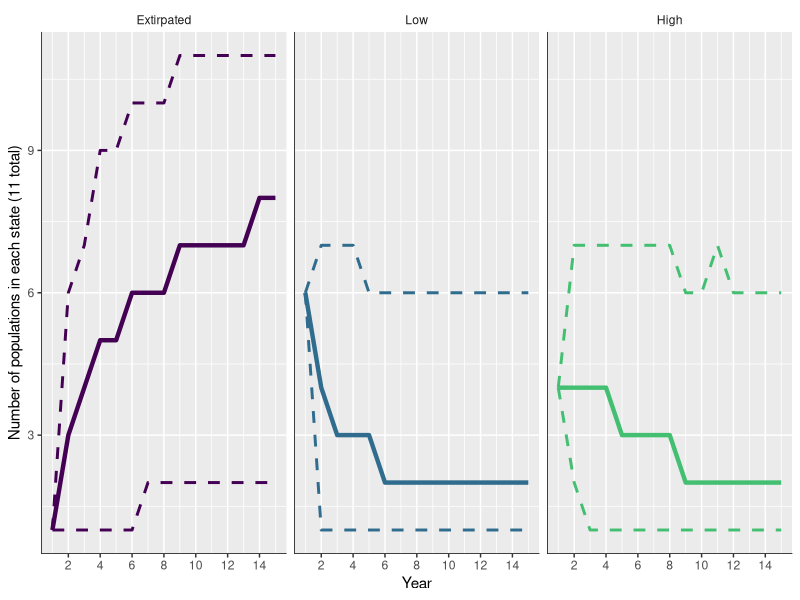
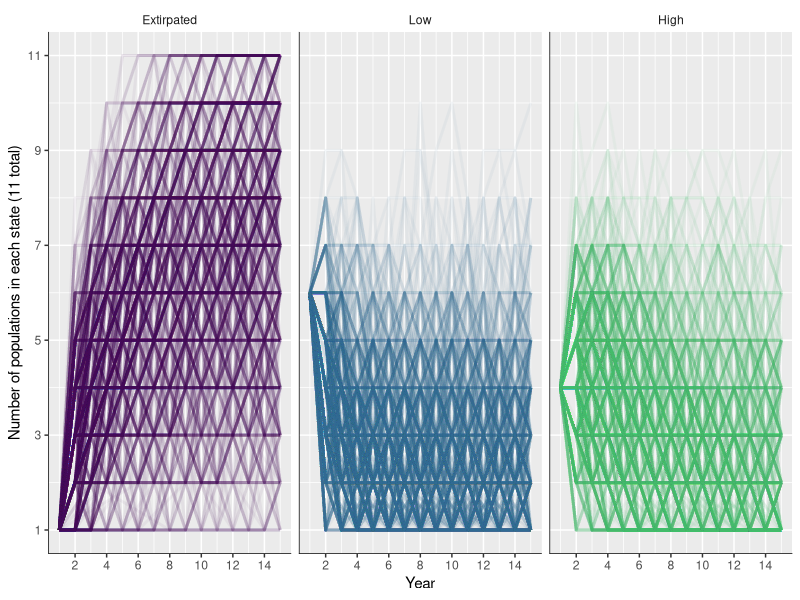
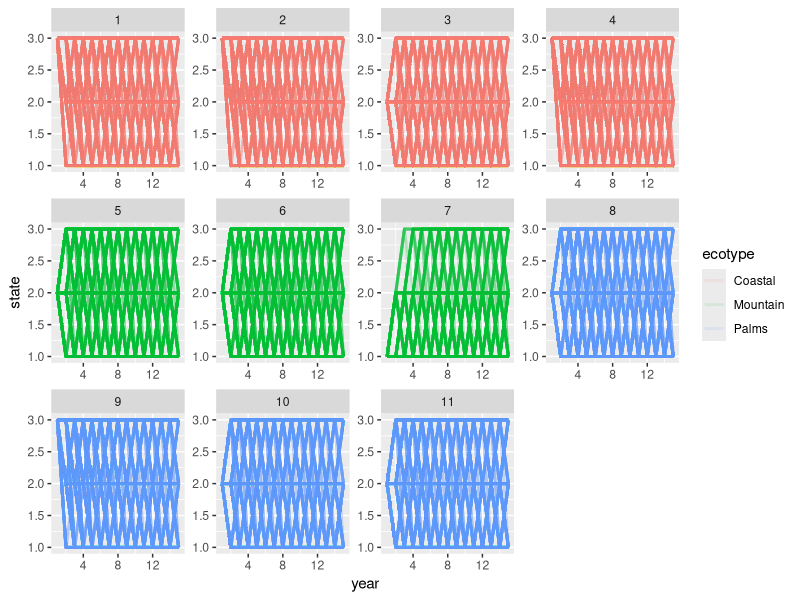

Recreate these plots in R, in order. (Note: this script raises an error after producing the figures.)
# island mouse multistate projection
library(tidyverse)
library(cowplot)
library(statmod)

# functions ----

beta_shape_parms = function(mean, sd){
  avg = mean
  var = sd*sd
  
  a = ifelse(var < avg*(1-avg), avg*(((avg*(1-avg))/var)-1), 100*avg)
  b = ifelse(var < avg*(1-avg), (1-avg)*(((avg*(1-avg))/var)-1), 100*(1-avg))
  
  return(list(a = a, b = b))
}

get_beta_vals = function(n, mean, sd){
  x = beta_shape_parms(mean, sd)
  rbeta(n, x$a, x$b)
}

# inputs ----

reps = 1000
nyrs = 15

env = T

# t[2,3], t[1,3], t[1,2] +
b_noise = 1.5

# t[3,3], t[3,2]  -
b_temp = -1.8

# input future noise and temp
noise = 0
temp = 0

# setup simulation
pops = 11
ecotype = c(rep("Coastal", 4), rep("Mountain", 3), rep("Palms", 4))

all.means = matrix(c(0.9, 0.3, 0.05,
                   0.1, 0.5, 0.2,
                   0, 0.2, 0.75), nrow = 3, ncol = 3, byrow = T)
all.sd = matrix(c(0.05, 0.1, 0.02,
              0.08, 0.05, 0.04,
              0, 0.09, 0.05), nrow = 3, ncol = 3, byrow = T)

# initial states
state = array(NA, dim = c(reps, pops, nyrs))
for(i in 1:reps){
  state[i,,1] = c(3, 3, 2, 3, 2, 2, 1, 2, 3, 2, 2)
}

# replicate-level means and sd
t.m = array(NA, dim = c(reps, 3, 3))
t.sd = array(NA, dim = c(reps, 3, 3))

for(i in 1:3){
  for(t in 1:3){
    t.m[1:reps, i, t] = get_beta_vals(n = reps, 
                                    mean = all.means[i,t], 
                                    sd = all.sd[i,t])
    t.sd[1:reps, i, t] = rinvgauss(n = reps, mean = all.sd[i,t])
  }
}

# draw values for each year
tp = array(NA, dim = c(reps, nyrs, 3, 3))
for(r in 1:reps){
  for(i in 1:3){
    for(t in 1:3){
      
      tp[r,,i,t] = ifelse(env, get_beta_vals(n = nyrs,
                                      mean = t.m[r,i,t],
                                      sd = t.sd[r,i,t]),
                          t.m[r,i,t])
      
      # effect of noise
      if(i == 1 && t == 2 | i == 1 && t == 3 | i == 2 && t == 3){
        tp[r,,i,t] = plogis(qlogis(tp[r,,i,t]) + b_noise*noise)
      }
      
      # effect of temp range
      if(i == 3 && t == 2 | i == 3 && t == 3){
        tp[r,,i,t] = plogis(qlogis(tp[r,,i,t]) + b_temp*temp)
      }
      
    }
  }
}

# remove NaNs
tp[is.na(tp)] = 0

# make sure colSums == 1
for(r in 1:reps){
  for(t in 1:nyrs){
    for(i in 1:3){
      tp[r,t,,i] = tp[r,t,,i]/sum(tp[r,t,,i])
    }
  }
}

# projection ----

for(r in 1:reps){
  for(i in 1:pops){
    for(t in 2:nyrs){
      state[r,i,t] = which(rmultinom(1, 1, tp[r,t,,state[r,i,t-1]]) == 1)
    }
  }
}

# make dataframe for plotting ----
res = expand.grid(rep = c(1:reps),
                  pop = c(1:pops),
                  year = c(1:nyrs))

res <- res %>% 
  mutate(ecotype = ecotype[pop],
         state = c(state))

# plot number in each state over time

res %>% 
  group_by(rep, year) %>% 
  count(state) %>% 
  ungroup() %>% 
  group_by(year, state) %>% 
  summarize(mprop = median(n),
            lcl = quantile(n, probs = 0.025),
            ucl = quantile(n, probs = 0.975)) %>% 
  ungroup() %>% 
  complete(year, state, fill = list(mprop = 0)) %>% 
  mutate(state = factor(c("Extirpated", "Low", "High")[state],
                        levels = c("Extirpated", "Low", "High"))) %>% 
  ggplot(aes(x = year, col = state, fill = state)) +
  #geom_linerange(aes(ymin = lcl, ymax = ucl), alpha= 0.9) +
  geom_line(aes(y = lcl), lty = 2, lwd = 1) +
  geom_line(aes(y = ucl), lty = 2, lwd = 1) +
  geom_line(aes(y = mprop), lwd = 1.5) +
  facet_grid(~state, scales= "free") +
  scale_fill_viridis_d(end = 0.7, name = "State") +
  scale_color_viridis_d(end = 0.7, name = "State") +
  scale_x_continuous(breaks = seq(0, nyrs, 2)) +
  theme(legend.position = "none",
        strip.background = element_rect(fill = "white")) +
  xlab("Year") +
  ylab("Number of populations in each state (11 total)") +
  annotate("segment", x=-Inf, xend=Inf, y=-Inf, yend=-Inf)+
  annotate("segment", x=-Inf, xend=-Inf, y=-Inf, yend=Inf)



res %>% 
  group_by(rep, year) %>% 
  count(state) %>% 
  ungroup() %>% 
  complete(year, state, fill = list(n = 0)) %>% 
  mutate(state = factor(c("Extirpated", "Low", "High")[state],
                        levels = c("Extirpated", "Low", "High"))) %>% 
  ggplot(aes(x = year, col = state, fill = state, group = rep)) +
  geom_line(aes(y = n), lwd = 1, alpha = 0.05) +
  facet_grid(~state, scales= "free") +
  scale_fill_viridis_d(end = 0.7, name = "State") +
  scale_color_viridis_d(end = 0.7, name = "State") +
  scale_x_continuous(breaks = seq(0, nyrs, 2)) +
  scale_y_continuous(breaks = seq(1, 11, 2), limits = c(1,11)) +
  theme(legend.position = "none",
        strip.background = element_rect(fill = "white")) +
  xlab("Year") +
  ylab("Number of populations in each state (11 total)") +
  annotate("segment", x=-Inf, xend=Inf, y=-Inf, yend=-Inf)+
  annotate("segment", x=-Inf, xend=-Inf, y=-Inf, yend=Inf) 


# plot individual populations

res %>% 
  ggplot(aes(x = year, col = ecotype, group = rep)) +
  geom_line(aes(y = state), lwd = 1, alpha = 0.1) +
  facet_wrap(~pop, scales= "free") 
  scale_fill_viridis_d(end = 0.7, name = "State") +
  scale_color_viridis_d(end = 0.7, name = "State") +
  scale_x_continuous(breaks = seq(0, nyrs, 2)) +
  theme(legend.position = "none",
        strip.background = element_rect(fill = "white")) +
  xlab("Year") +
  ylab("State") +
  annotate("segment", x=-Inf, xend=Inf, y=-Inf, yend=-Inf)+
  annotate("segment", x=-Inf, xend=-Inf, y=-Inf, yend=Inf)




# number in final state by ecotype

res %>% 
  group_by(rep, year, ecotype) %>% 
  count(state) %>% 
  ungroup() %>% 
  group_by(year, ecotype, state) %>% 
  summarize(mprop = median(n),
            lcl = quantile(n, probs = 0.025),
            ucl = quantile(n, probs = 0.975)) %>% 
  ungroup() %>% 
  complete(year, ecotype, state, fill = list(mprop = 0)) %>% 
  filter(year == nyrs) %>% 
  mutate(state = factor(c("Extirpated", "Low", "High")[state],
                        levels = c("Extirpated", "Low", "High")),
         ecotype = c("Coastal" = "Coastal (4 total)",
                     "Mountain" = "Mountain (3 total)",
                     "Palms" = "Paradise Palms (4 total)")[ecotype]) %>% 
  ggplot(aes(x = state, y = mprop, col= state, fill = state)) +
  geom_bar(stat = "identity", alpha = 0.5, width = 0.75) +
  geom_linerange(aes(ymin = lcl, ymax = ucl), lwd = 1.5) +
  scale_fill_viridis_d(end = 0.7, name = "State") +
  scale_color_viridis_d(end = 0.7, name = "State") +
  theme(strip.background = element_rect(fill = "white"),
        legend.position = "none") +
  xlab("Population state in final year") +
  ylab("Number of populations") +
  facet_wrap(~ecotype)


# prop at least one high
res %>% 
  filter(year == nyrs) %>% 
  group_by(rep, ecotype) %>% 
  summarize(h = ifelse(3 %in% state,1, 0)) %>% 
  ungroup() %>% 
  group_by(rep) %>% 
  summarize(hs = ifelse(sum(h) == 3, 1, 0)) %>% 
  pull(hs) %>% 
  mean()


# extinction probs
res %>% 
  filter(year == nyrs) %>% 
  group_by(rep, ecotype) %>% 
  summarize(h = ifelse(all(state == 1), 1, 0)) %>%
  ungroup() %>% 
  group_by(ecotype) %>% 
  summarize(pext = mean(h))

res %>% 
  filter(year == nyrs) %>% 
  group_by(rep) %>% 
  summarize(h = ifelse(all(state == 1), 1, 0)) %>%
  ungroup() %>% 
  summarize(pext = mean(h))


#### compare scenarios
all_res <- res1 %>% 
  bind_rows(res2) %>% 
  bind_rows(res3)


all_res %>% 
  group_by(rep, year, scenario) %>% 
  count(state) %>% 
  ungroup() %>% 
  group_by(year, state, scenario) %>% 
  summarize(mprop = median(n),
            lcl = quantile(n, probs = 0.025),
            ucl = quantile(n, probs = 0.975)) %>% 
  ungroup() %>% 
  complete(year, state, scenario, fill = list(mprop = 0)) %>% 
  mutate(state = factor(c("Extirpated", "Low", "High")[state],
                        levels = c("Extirpated", "Low", "High")),
         scenario = factor(c("Status quo", "Noise reduction", "Noise increase")[scenario],
                           levels = c("Status quo", "Noise reduction", "Noise increase"))) %>% 
  ggplot(aes(x = year, col = scenario, fill = scenario)) +
  #geom_linerange(aes(ymin = lcl, ymax = ucl), alpha= 0.9) +
  geom_line(aes(y = lcl), lty = 2, lwd = 1) +
  geom_line(aes(y = ucl), lty = 2, lwd = 1) +
  geom_line(aes(y = mprop), lwd = 1.5) +
  facet_grid(~state, scales= "free") +
  scale_fill_viridis_d(end = 0.8, name = "Scenario", direction = -1) +
  scale_color_viridis_d(end = 0.8, name = "Scenario", direction = -1) +
  scale_x_continuous(breaks = seq(0, nyrs, 2)) +
  theme(legend.position = "top",
        strip.background = element_rect(fill = "white"),
        strip.text = element_text(margin = margin(1,1,1,1), size = 14)) +
  xlab("Year") +
  ylab("Number of populations in each state (11 total)") +
  annotate("segment", x=-Inf, xend=Inf, y=-Inf, yend=-Inf)+
  annotate("segment", x=-Inf, xend=-Inf, y=-Inf, yend=Inf)



all_res %>% 
  group_by(rep, year, ecotype, scenario) %>% 
  count(state) %>% 
  ungroup() %>% 
  group_by(year, ecotype, state, scenario) %>% 
  summarize(mprop = median(n),
            lcl = quantile(n, probs = 0.025),
            ucl = quantile(n, probs = 0.975)) %>% 
  ungroup() %>% 
  complete(year, ecotype, state, scenario, fill = list(mprop = 0)) %>% 
  filter(year == nyrs) %>% 
  mutate(state = factor(c("Extirpated", "Low", "High")[state],
                        levels = c("Extirpated", "Low", "High")),
         ecotype = c("Coastal" = "Coastal (4 total)",
                     "Mountain" = "Mountain (3 total)",
                     "Palms" = "Paradise Palms (4 total)")[ecotype],
         scenario = factor(c("Status quo", "Noise reduction", "Noise increase")[scenario],
                           levels = c("Status quo", "Noise reduction", "Noise increase"))) %>% 
  ggplot(aes(x = state, y = mprop, col= scenario, fill = scenario)) +
  geom_bar(stat = "identity", alpha = 0.5, width = 0.75, 
           position = position_dodge(width = 0.75)) +
  geom_linerange(aes(ymin = lcl, ymax = ucl), lwd = 1.5,
                 position = position_dodge(width = 0.75)) +
  scale_fill_viridis_d(end = 0.8, name = "Scenario", direction = -1) +
  scale_color_viridis_d(end = 0.8, name = "Scenario", direction = -1) +
  theme(strip.background = element_rect(fill = "white"),
        legend.position = "top",
        strip.text = element_text(margin = margin(1,1,1,1), size = 14)) +
  xlab("Population state in final year") +
  ylab("Number of populations") +
  facet_wrap(~ecotype)
